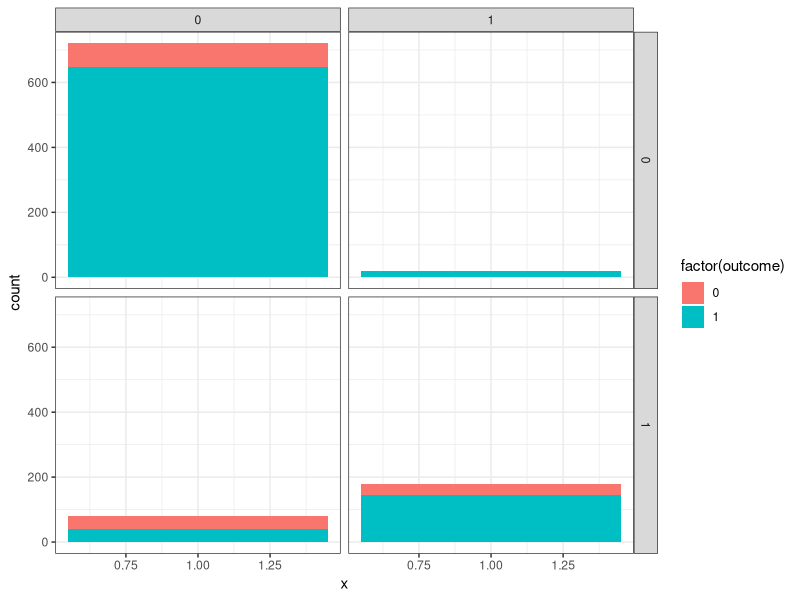
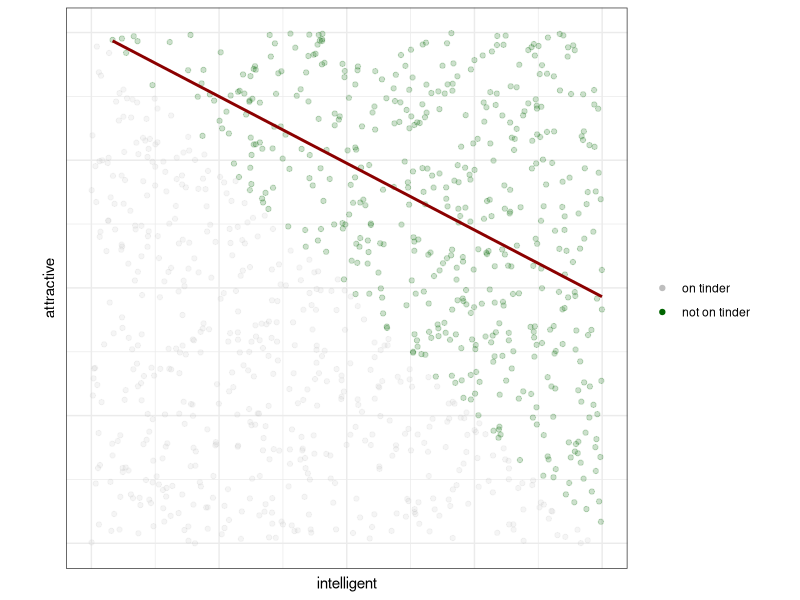
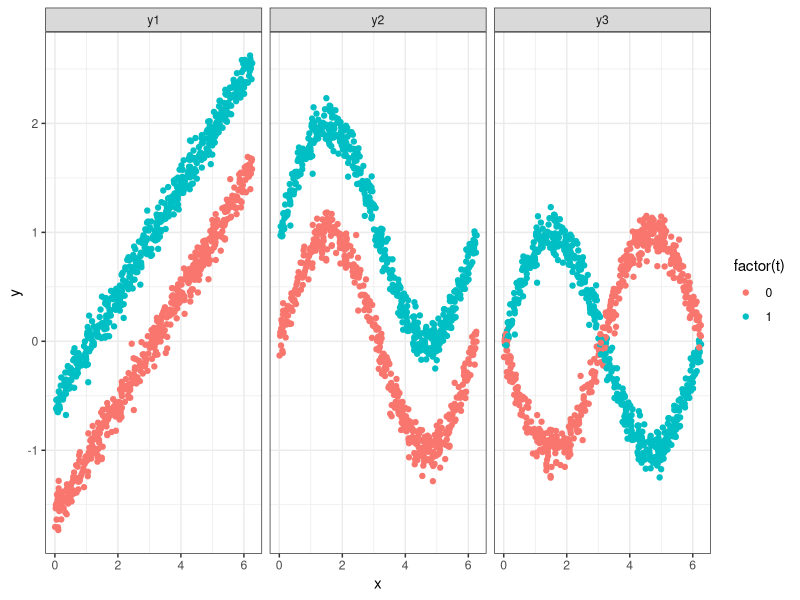

The R source for these figures, in order:
## ---- chunk 1
#| label: setup
#| echo: false
#| execute: true

suppressMessages({
  library(purrr)
  library(data.table)
  library(ggplot2); theme_set(theme_bw())
  library(knitr)
})
## ---- chunk 2
#| label: simdeliveries

# t=0: home, t=1: hospital
# z=0: low risk, z=1: high risk
# y=1: good outcome
dnames = list(location=c('home', 'hospital'), risk=c('low', 'high'))
pos_tz <- matrix(c(
  c(0.9,  0.5), # y|t=0,z=0,1
  c(0.95, 0.8)  # y|t=1,z=0,1
), nrow=2, byrow=T,
dimnames=dnames)

ps_tz <- matrix(c(
  c(0.72, 0.08), # p(t=0,z=0,1)
  c(0.02, 0.18)  # p(t=1,z=0,1)
), nrow=2, byrow=T, dimnames=dnames)

# p(t,z) under do(t)
ps_do0 <- matrix(c( 
  c(0.8, 0.2), 
  c(0.0, 0.0)  
), nrow=2, byrow=T)

ps_do1 <- matrix(c( 
  c(0.0, 0.0), 
  c(0.8, 0.2) 
), nrow=2, byrow=T)


eys  <- rowSums(pos_tz * ps_tz) / rowSums(ps_tz) # E y|t
dots <- c(sum(pos_tz * ps_do0), sum(pos_tz*ps_do1))

n = 1000

ts  <- vector(mode="logical", length=0)
zs  <- vector(mode="logical", length=0)
py0s <- vector(mode="numeric", length=0)
py1s <- vector(mode="numeric", length=0)
ys  <- vector(mode="logical", length=0)

ntots <- n * ps_tz

for (t in c(0,1)) {
  for (z in c(0,1)) {
    ntz <- n *ps_tz[t+1,z+1]
    ts  <- c(ts, rep(t, ntz))
    zs  <- c(zs, rep(z, ntz))
    py <- pos_tz[t+1,z+1]
    y <- c(rep(0,
               round(ntz * (1-py))), # <- round should not be needed here but found a bug
           rep(1,
               round(ntz*py))) 
    ys <- c(ys, y)
    py0s <- c(py0s, rep(pos_tz[1, z+1], ntz))
    py1s <- c(py1s, rep(pos_tz[2, z+1], ntz))
  }
}
# ys <- ifelse(ts, y1s, y0s)
df <- data.table(
  location=ts,
  risk=zs,
  outcome=ys,
  py0=py0s,
  py1=py1s)

# head(df)

# kable(eys, col.names="tips")
#pander::pander(ftable(eys))

# pander::pander(ftable(pos_tz), emphasize.strong.rows=c(1), emphasize.strong.cols=c(1))

ntots <- n * ps_tz
nys <- ntots * pos_tz

strs <- paste0(nys, " / ", ntots, " = ", 100*pos_tz, "%")
str_mat <- matrix(strs, ncol=2, dimnames=dnames)

# TODO: add the marginals for risk

# kable(t(str_mat))
# pander::pander(ftable(t(str_mat)), emphasize.strong.rows=c(1), emphasize.strong.cols=c(1))

ntotsm <- rowSums(ntots)
nysm <- rowSums(nys)
strsm <- paste0(nysm, " / ", ntotsm, " = ", 100*eys, "%")

tab_tots <- rbind(ntots, ntotsm)


# tab <- df[, list(good=sum(outcome==1), bad=sum(outcome==0), frac_good=mean(outcome)), by=c("risk", "location")]


## ---- chunk 3
#| label: deliveryplot
#| output: fragment
#| include: false

df[, ni:=1.]

ggplot(df, aes(x=1, fill=factor(outcome))) +
  geom_bar(stat="count", position="stack") + 
  # geom_bar(aes(y=..count../sum(..count..))) + 
  facet_grid(risk~location)
## ---- chunk 4
#| label: fig-tinder
#| output: fragment
#| fig-width: 12

intelligent = runif(n)
attractive = runif(n)
s = intelligent + attractive > 1.
df <- data.frame(intelligent, attractive, s)
df$s <- factor(df$s)

ggplot(df, aes(x=intelligent, y=attractive)) +
  geom_point(aes(alpha=s, col=s)) + 
  # stat_smooth(method='lm', col='black', se=F, formula=y~x) +
  # stat_smooth(method='lm', se=F, formula=y~x, col='black') +
  stat_smooth(data=df[df$s==T,], method='lm', col='darkred', formula=y~x, se=F) + 
  scale_color_manual(
    breaks=c(F,T), values=c('gray', 'darkgreen'),
    labels=c('on tinder', 'not on tinder'),
    guide=guide_legend(
      title=''
      )
    ) + 
  scale_alpha_manual(breaks=c(F,T), values=c(0.15, 0.2), guide=NULL) + 
  theme(axis.ticks=element_blank(), axis.text=element_blank()) + 
  coord_equal()
## ---- chunk 5
#| label: fig-dag-nonparametric
#| output: fragment
#| fig-cap: Three datasets with the same DAG

set.seed(12345)
n = 1e3

f1 <- function(t, x, u) t + 0.5 * (x - pi) + u
f2 <- function(t, x, u) t + sin(x) + u
f3 <- function(t, x, u) t * sin(x) - (1-t) * sin(x) + u

df <- data.table(
  x = runif(n, 0, 2*pi),
  t = rbinom(n, 1, 0.5),
  u = rnorm(n, 0, .1)
)

df[, `:=`(
  y1 = f1(t, x, u),
  y2 = f2(t, x, u),
  y3 = f3(t, x, u)
)]

dfm <- melt(df, measure.vars=c('y1', 'y2', 'y3'),
            variable.name="f", value.name="y")

ggplot(dfm, aes(x=x, y=y, col=factor(t))) + 
  geom_point() + 
  facet_grid(~f)
